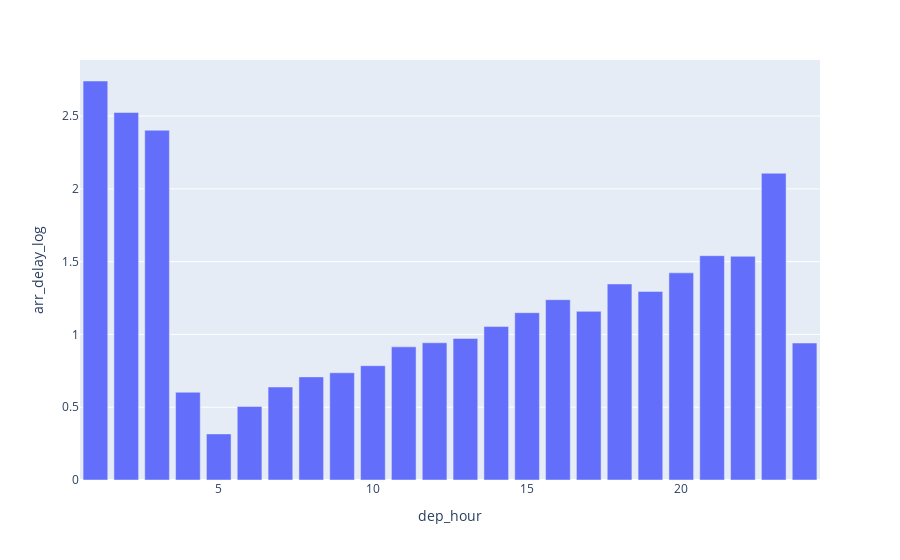

The cell this chart's notebook holds for it:
### Code cell
dep_hour_count = day_avg.groupby('dep_hour').mean().reset_index()
px.bar(dep_hour_count, x='dep_hour', y='arr_delay_log')

### Figure 1 — Plotly figure (JSON) as saved in the notebook; plotly's stock layout.template omitted (floating-point values rounded to 4 significant figures)
{"data": [{"alignmentgroup": "True", "hovertemplate": "dep_hour=%{x}<br>arr_delay_log=%{y}<extra></extra>", "legendgroup": "", "marker": {"color": "#636efa", "pattern": {"shape": ""}}, "name": "", "offsetgroup": "", "orientation": "v", "showlegend": false, "textposition": "auto", "type": "bar", "x": [1, 2, 3, 4, 5, 6, 7, 8, 9, 10, 11, 12, 13, 14, 15, 16, 17, 18, 19, 20, 21, 22, 23, 24], "xaxis": "x", "y": [2.741, 2.524, 2.403, 0.6028, 0.3165, 0.505, 0.6388, 0.7084, 0.7365, 0.7853, 0.9145, 0.9427, 0.9725, 1.054, 1.149, 1.239, 1.158, 1.347, 1.295, 1.423, 1.541, 1.537, 2.107, 0.9409], "yaxis": "y"}], "layout": {"barmode": "relative", "legend": {"tracegroupgap": 0}, "margin": {"t": 60}, "xaxis": {"anchor": "y", "domain": [0, 1], "title": {"text": "dep_hour"}}, "yaxis": {"anchor": "x", "domain": [0, 1], "title": {"text": "arr_delay_log"}}}}
